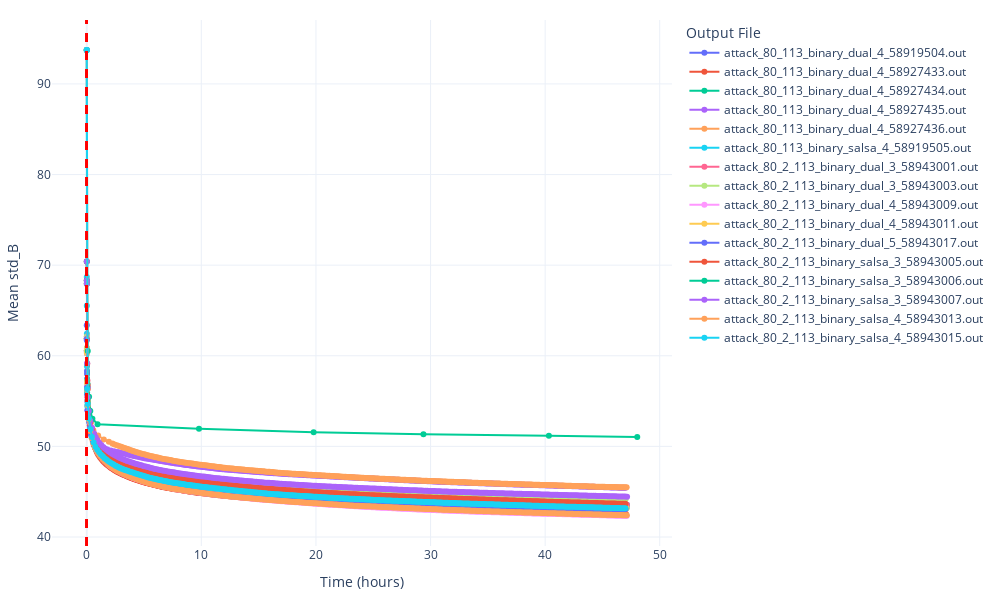

Notebook code for this chart:
### Code cell
fig_std = go.Figure()

for res in results:
  std_B = res['std_B']
  if std_B:
    tours = sorted(std_B.keys())
    std_B_values = [std_B[tour] for tour in tours]
    x_axis = tours if not use_time else [res['tour_to_time'][tour] for tour in tours]
    fig_std.add_trace(go.Scatter(
      x=x_axis,
      y=std_B_values,
      mode='lines+markers',
      name=f"{res['output_file']}"
    ))
    # Add vertical line for BKZ start
    if res['start_bkz'] is not None and res['start_bkz'] in res['tour_to_time']:
      start_bkz = res['start_bkz'] if not use_time else res['tour_to_time'][res['start_bkz']]
      fig_std.add_vline(x=start_bkz, line_dash="dash", line_color="red")

fig_std.update_layout(
  xaxis_title=x_axis_title,
  yaxis_title="Mean std_B",
  legend_title="Output File",
  template="plotly_white",
  autosize=True,
  width=1000,
  height=600,
  margin=dict(l=40, r=20, t=20, b=40)
)
fig_std.show()

### Figure 1 — Plotly figure (JSON) as saved in the notebook; plotly's stock layout.template omitted (floating-point values rounded to 4 significant figures; data arrays with more than 128 entries replaced by an {"elided": "..."} marker saying what was removed)
{"data": [{"mode": "lines+markers", "name": "attack_80_113_binary_dual_4_58919504.out", "type": "scatter", "x": {"elided": "313 float values"}, "y": {"elided": "313 float values"}}, {"mode": "lines+markers", "name": "attack_80_113_binary_dual_4_58927433.out", "type": "scatter", "x": {"elided": "531 float values"}, "y": {"elided": "531 float values"}}, {"mode": "lines+markers", "name": "attack_80_113_binary_dual_4_58927434.out", "type": "scatter", "x": {"elided": "461 float values"}, "y": {"elided": "461 float values"}}, {"mode": "lines+markers", "name": "attack_80_113_binary_dual_4_58927435.out", "type": "scatter", "x": {"elided": "357 float values"}, "y": {"elided": "357 float values"}}, {"mode": "lines+markers", "name": "attack_80_113_binary_dual_4_58927436.out", "type": "scatter", "x": {"elided": "353 float values"}, "y": {"elided": "353 float values"}}, {"mode": "lines+markers", "name": "attack_80_113_binary_salsa_4_58919505.out", "type": "scatter", "x": {"elided": "314 float values"}, "y": {"elided": "314 float values"}}, {"mode": "lines+markers", "name": "attack_80_2_113_binary_dual_3_58943001.out", "type": "scatter", "x": {"elided": "343 float values"}, "y": {"elided": "343 float values"}}, {"mode": "lines+markers", "name": "attack_80_2_113_binary_dual_3_58943003.out", "type": "scatter", "x": {"elided": "317 float values"}, "y": {"elided": "317 float values"}}, {"mode": "lines+markers", "name": "attack_80_2_113_binary_dual_4_58943009.out", "type": "scatter", "x": {"elided": "347 float values"}, "y": {"elided": "347 float values"}}, {"mode": "lines+markers", "name": "attack_80_2_113_binary_dual_4_58943011.out", "type": "scatter", "x": {"elided": "308 float values"}, "y": {"elided": "308 float values"}}, {"mode": "lines+markers", "name": "attack_80_2_113_binary_dual_5_58943017.out", "type": "scatter", "x": {"elided": "376 float values"}, "y": {"elided": "376 float values"}}, {"mode": "lines+markers", "name": "attack_80_2_113_binary_salsa_3_58943005.out", "type": "scatter", "x": {"elided": "344 float values"}, "y": {"elided": "344 float values"}}, {"mode": "lines+markers", "name": "attack_80_2_113_binary_salsa_3_58943006.out", "type": "scatter", "x": [0.001858, 0.003842, 0.006614, 0.08928, 0.2036, 0.3098, 0.4944, 0.9453, 9.793, 19.8, 29.38, 40.33, 48.04], "y": [70.39, 68.31, 67.96, 60.54, 55.47, 53.9, 53.06, 52.45, 51.96, 51.57, 51.34, 51.18, 51.04]}, {"mode": "lines+markers", "name": "attack_80_2_113_binary_salsa_3_58943007.out", "type": "scatter", "x": {"elided": "303 float values"}, "y": {"elided": "303 float values"}}, {"mode": "lines+markers", "name": "attack_80_2_113_binary_salsa_4_58943013.out", "type": "scatter", "x": {"elided": "351 float values"}, "y": {"elided": "351 float values"}}, {"mode": "lines+markers", "name": "attack_80_2_113_binary_salsa_4_58943015.out", "type": "scatter", "x": {"elided": "332 float values"}, "y": {"elided": "332 float values"}}], "layout": {"autosize": true, "height": 600, "legend": {"title": {"text": "Output File"}}, "margin": {"b": 40, "l": 40, "r": 20, "t": 20}, "shapes": [{"line": {"color": "red", "dash": "dash"}, "type": "line", "x0": 0.009744, "x1": 0.009744, "xref": "x", "y0": 0, "y1": 1, "yref": "y domain"}, {"line": {"color": "red", "dash": "dash"}, "type": "line", "x0": 0.0101, "x1": 0.0101, "xref": "x", "y0": 0, "y1": 1, "yref": "y domain"}, {"line": {"color": "red", "dash": "dash"}, "type": "line", "x0": 0.01141, "x1": 0.01141, "xref": "x", "y0": 0, "y1": 1, "yref": "y domain"}, {"line": {"color": "red", "dash": "dash"}, "type": "line", "x0": 0.008733, "x1": 0.008733, "xref": "x", "y0": 0, "y1": 1, "yref": "y domain"}, {"line": {"color": "red", "dash": "dash"}, "type": "line", "x0": 0.01018, "x1": 0.01018, "xref": "x", "y0": 0, "y1": 1, "yref": "y domain"}, {"line": {"color": "red", "dash": "dash"}, "type": "line", "x0": 0.0007389, "x1": 0.0007389, "xref": "x", "y0": 0, "y1": 1, "yref": "y domain"}, {"line": {"color": "red", "dash": "dash"}, "type": "line", "x0": 0.01234, "x1": 0.01234, "xref": "x", "y0": 0, "y1": 1, "yref": "y domain"}, {"line": {"color": "red", "dash": "dash"}, "type": "line", "x0": 0.006389, "x1": 0.006389, "xref": "x", "y0": 0, "y1": 1, "yref": "y domain"}, {"line": {"color": "red", "dash": "dash"}, "type": "line", "x0": 0.009892, "x1": 0.009892, "xref": "x", "y0": 0, "y1": 1, "yref": "y domain"}, {"line": {"color": "red", "dash": "dash"}, "type": "line", "x0": 0.008231, "x1": 0.008231, "xref": "x", "y0": 0, "y1": 1, "yref": "y domain"}, {"line": {"color": "red", "dash": "dash"}, "type": "line", "x0": 0.004308, "x1": 0.004308, "xref": "x", "y0": 0, "y1": 1, "yref": "y domain"}, {"line": {"color": "red", "dash": "dash"}, "type": "line", "x0": 0.001811, "x1": 0.001811, "xref": "x", "y0": 0, "y1": 1, "yref": "y domain"}, {"line": {"color": "red", "dash": "dash"}, "type": "line", "x0": 0.001858, "x1": 0.001858, "xref": "x", "y0": 0, "y1": 1, "yref": "y domain"}, {"line": {"color": "red", "dash": "dash"}, "type": "line", "x0": 0.001831, "x1": 0.001831, "xref": "x", "y0": 0, "y1": 1, "yref": "y domain"}, {"line": {"color": "red", "dash": "dash"}, "type": "line", "x0": 0.0004472, "x1": 0.0004472, "xref": "x", "y0": 0, "y1": 1, "yref": "y domain"}, {"line": {"color": "red", "dash": "dash"}, "type": "line", "x0": 0.0007306, "x1": 0.0007306, "xref": "x", "y0": 0, "y1": 1, "yref": "y domain"}], "width": 1000, "xaxis": {"title": {"text": "Time (hours)"}}, "yaxis": {"title": {"text": "Mean std_B"}}}}
